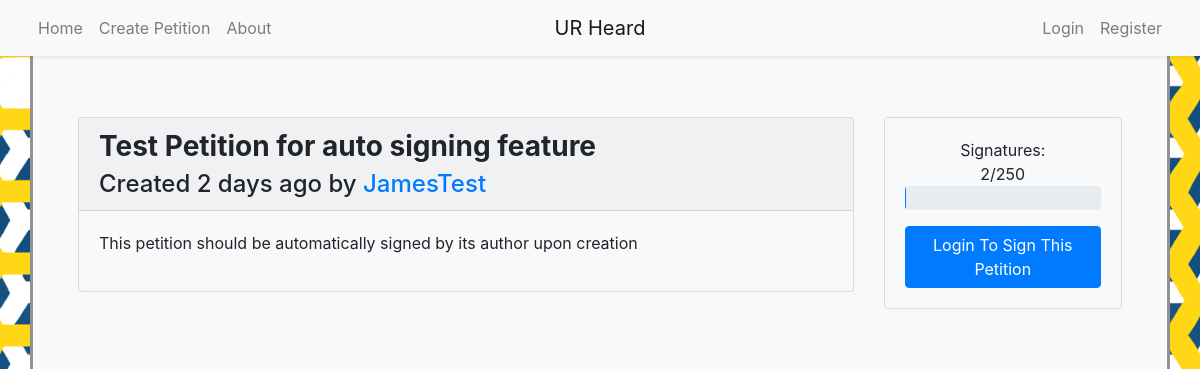
/petition/4, run on the app's committed database.
### models.py (models this page shows, shortened)
class Petition(db.Model):
	__tablename__ = 'petition'
	id = db.Column(db.Integer, primary_key=True)
	title = db.Column(db.String(80), nullable=False)
	body = db.Column(db.Text, nullable=False)
	author_id = db.Column(db.Integer, db.ForeignKey('user.id'), nullable=False)
	author = db.relationship('User', backref='petition')
	timestamp = db.Column(db.DateTime, default=datetime.utcnow)
	signers = db.relationship('User', secondary=signature, backref='signed_petitions')
	initial_signatures = 0
	signature_count = db.Column(db.Integer, default=initial_signatures)

class User(UserMixin, db.Model):
	__tablename__ = 'user'
	id = db.Column(db.Integer, primary_key=True)
	name = db.Column(db.String(50), nullable=False, unique=True, index=True)
	email = db.Column(db.String(50), unique=True, index=True)
	password_hash = db.Column(db.String(128))
	@property
	def password(self):
		raise AttributeError('password is not a readable attribute')

### app.py (the view)
@app.route('/petition/<int:id>', methods=['GET', 'POST'])
def petition(id):
	petition = Petition.query.get_or_404(id)
	signature = db.session.query(models.signature).filter_by(petition_id=id).all()
	form = signatureForm()
	signed = False
	if current_user.is_authenticated:
		signed = True if Petition.query.join(User.signed_petitions).filter(User.id==current_user.id, Petition.id==id).first() != None else False
		if form.validate_on_submit():
			current_signer=User.query.get_or_404(form.user_id.data)
			try:
				if signed:
					petition.signers.remove(current_signer)
				else:
					petition.signers.append(current_signer)
				petition.signature_count = len(petition.signers)
				print(len(petition.signers))
				db.session.add(petition)
				db.session.commit()
				return redirect(url_for('petition',id=id))
			except:
				flash("An issue occurred with the signature feature.")
				return redirect(url_for('petition',id=id))
		if signed:
			print('Exists')
			return render_template('petition.html', petition=petition, signature=signature, form=form, signed=True)
		else:
			return render_template('petition.html', petition=petition, signature=signature, form=form, signed=False)
	else:
		return render_template('petition.html', petition=petition, signature=signature, form=form)

### templates/petition.html (shortened to what this page needs)
{% extends "base.html" %}
{% block content %}
	<article class="container">
		<div class="row py-3">
			<div class="col-3 order-2" id="side-panel">
				<div class="sticky-top">
					<div class="card bg-light mb-3" style="max-width: 18rem;">
						<div class="card-body">
							<p class="text-center mb-0">Signatures:</p>
							<p class="text-center my-0 pt-0">{{petition.signature_count}}/250</p>
							<div class="progress mb-3" style="height:2em;">
							</div>
							{% if current_user.is_authenticated %}
								<form method="post">
									{{ form.csrf_token }}
									{{ form.user_id(value=current_user.id) }}
									{{ form.petition_id(value=petition.id) }}
									{% if signed %}
										{{ form.submit(value="Unsign This Petition", class_="btn btn-primary w-100") }}
									{% else %}
										{{ form.submit(value="Sign This Petition", class_="btn btn-primary w-100") }}
									{% endif %}
								</form>
							{% else %}
								<a href="/login?next=%2Fpetition%2F{{petition.id}}" class="btn btn-primary text-wrap w-100" style="max-width:100%">Login To Sign This Petition</a>
							{% endif %}
						</div>
					</div>
				</div>
			</div>
			<div class="col" id="main">
				<div class="card bg-light mb3" style="max-width: 100rem;">
					<heading class="card-header">
						<h3 class="card-title font-weight-bold">{{petition.title}}</h3>
						<h4 class="card-subtitle">Created {{moment(petition.timestamp).fromNow()}} by <a href="user/{{petition.author_id}}">{{petition.author.name}}</a></h4>
					</heading>
					<div class="card-body">
						<p style="white-space: pre-wrap;">{{petition.body}}</p>
					</div>
				</div>
			</div>
		</div>
	</article>
{% endblock content %}

### data on the page
Petition: signature_count "2", title "Test Petition for auto signing feature", timestamp "2 days ago", body "This petition should be automatically signed by its author upon creation"
User: author.name "JamesTest"

### other printed values
{{ render_nav_item('index', 'Home', use_li=True) }} "Home"
{{ render_nav_item('create', 'Create Petition', use_li=True) }} "Create Petition"
{{ render_nav_item('about', 'About', use_li=True) }} "About"
{{ render_nav_item('login', 'Login', use_li=True) }} "Login"
{{ render_nav_item('register', 'Register', use_li=True) }} "Register"
